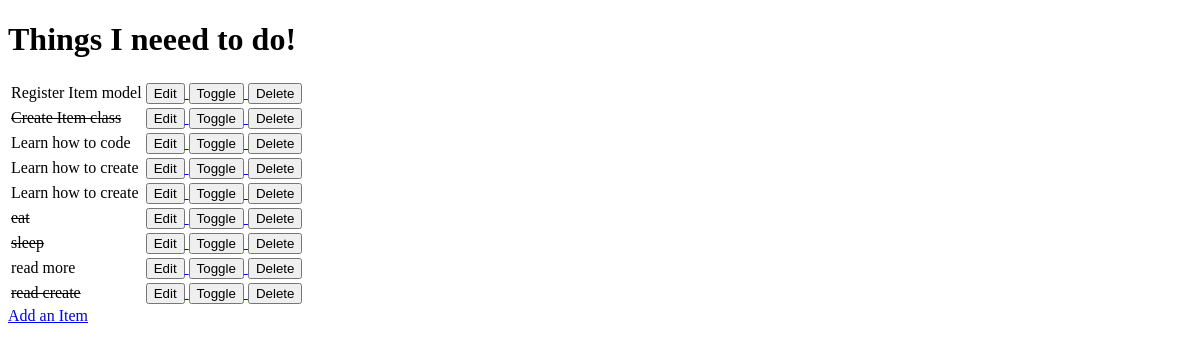
/, run on an earlier commit of the app's database.
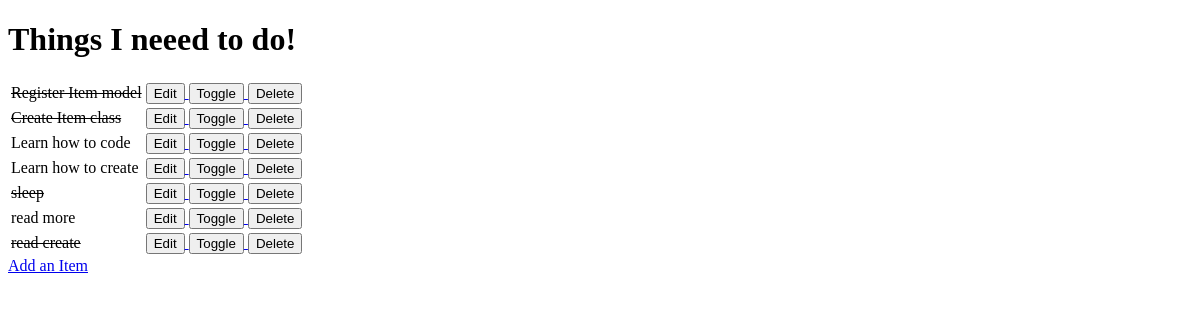
And on a later commit of the database.
### todo/models.py (models this page shows, shortened)
class Items(models.Model):
    name = models.CharField(max_length=50, null=False, blank=False)
    done = models.BooleanField(null=False, blank=False, default=False)

### todo/views.py (the view)
# urls.py: path('', views.todo, name='todo'),
def todo(request):
    items = Items.objects.all()
    context = {
        "items": items
    }
    return render(request, 'todo/todo_list.html', context)

### todo/templates/todo/todo_list.html (shortened to what this page needs)
<!DOCTYPE html>
<html lang="en">
<head>
</head>
<body>
    <h1>Things I neeed to do!</h1>
    <table>
        {% for item in items %}
            <tr>
                {% if item.done %}
                    <td><strike>{{ item.name }}</strike></td>
                {% else %}
                    <td>{{ item.name }}</td>
                {% endif %}
                <td>
                    <a href="/edit/{{ item.id }}">
                        <button>Edit</button>
                    </a>
                    <a href="/toggle/{{ item.id }}">
                        <button>Toggle</button>
                    </a>
                    <a href="/delete/{{ item.id }}">
                        <button>Delete</button>
                    </a>
                </td>
            </tr>
            {% empty %}
            <tr><td>You have nothing to do</td></tr>
        {% endfor %}
    </table>
    <a href="/add">Add an Item</a>
</body>
</html>

What changed in the data, as far as the page shows it:
removed Items: name "Learn how to create"
removed Items: name "eat"
changed Items "Register Item model": done False → True (drawn)
